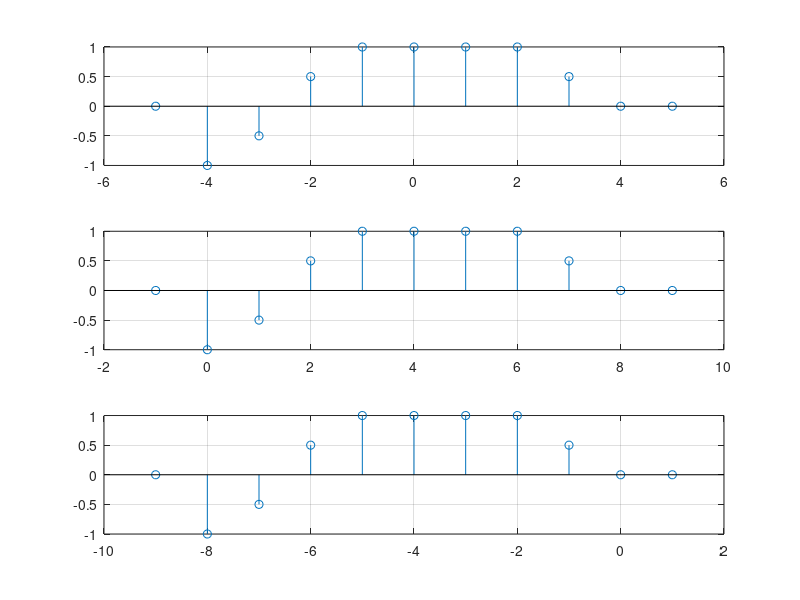

Write the MATLAB code that produced this figure.
close all;
clear;
clc;
x=-5:1:5;
y=[0 -1 -0.5 0.5 1 1 1 1 0.5 0 0];

subplot(3,1,1);
stem(x,y);
grid on;

x1=x+4;
subplot(3,1,2);
stem(x1,y);
grid on;

x2=x-4;
subplot(3,1,3);
stem(x2,y);
grid on;